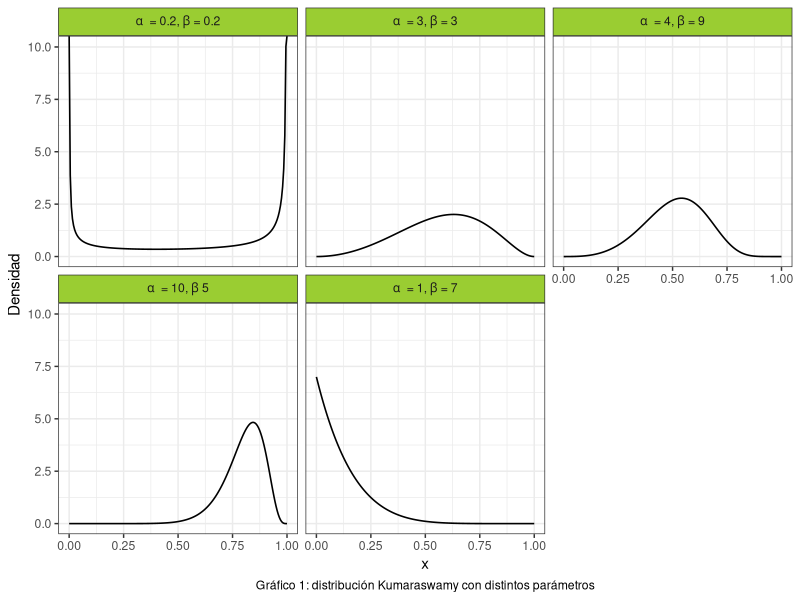
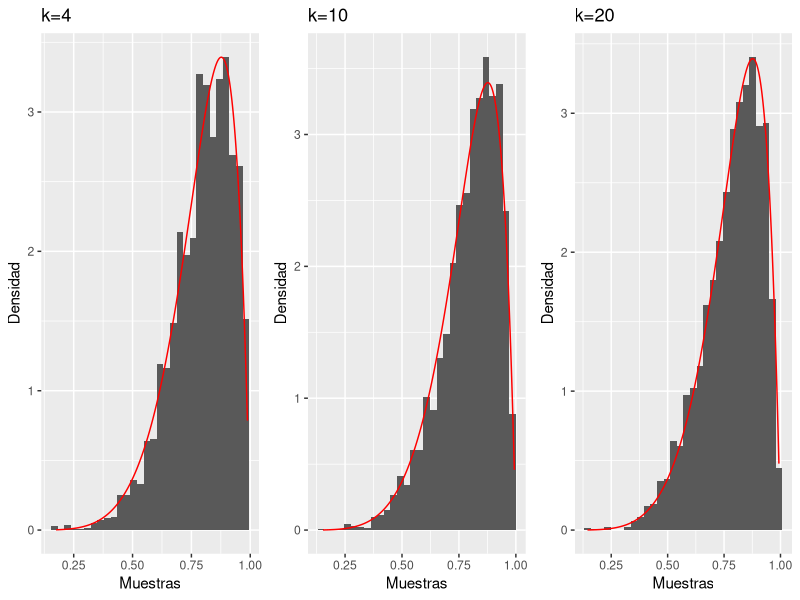
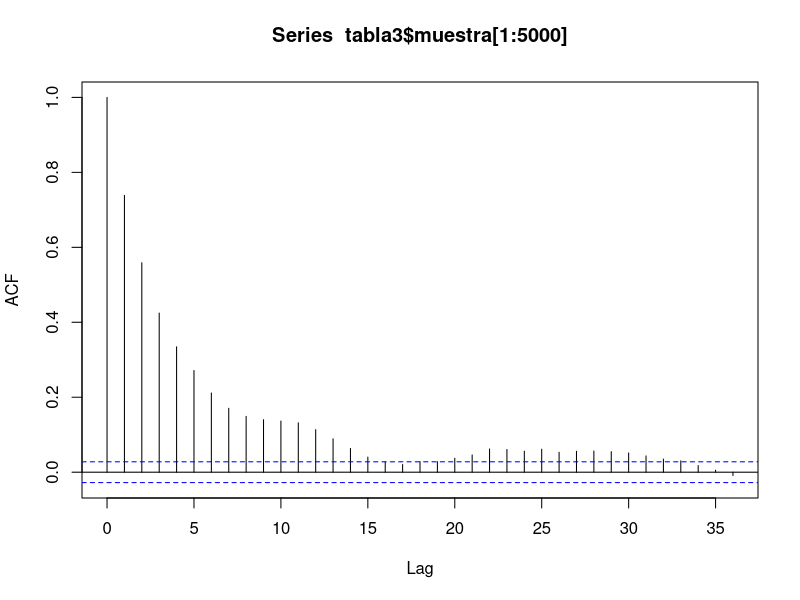
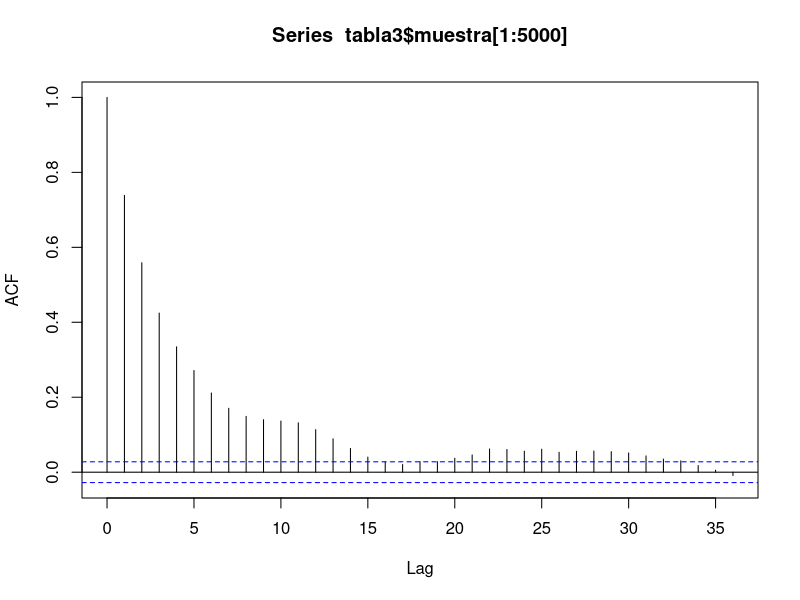
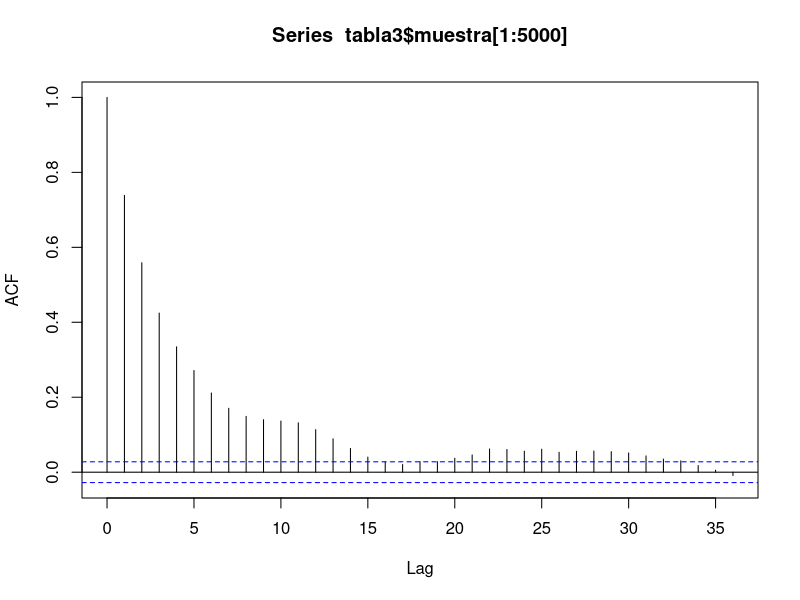
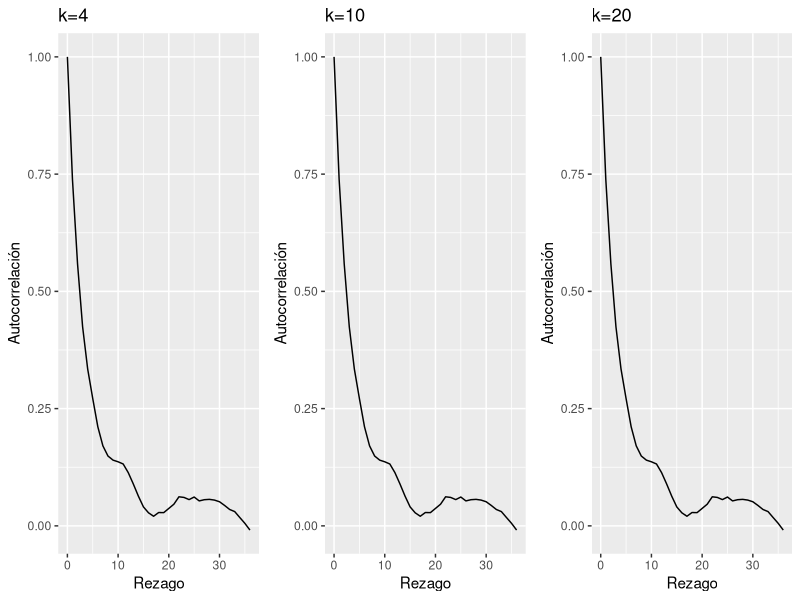

The R source for these figures, in order:
## ---- chunk 1
#Librerias
library(ggplot2)
library(dplyr)
library(gridExtra)
library(kableExtra)
library(stats)
library(mvtnorm)
set.seed(394)
## ---- chunk 2

cant_saltos <- 0

#Punto 1:
sample_mh <- function(d_objetivo, r_propuesta, d_propuesta, p_inicial, n) {
  muestras <- matrix(nrow = n, ncol = length(p_inicial))
  muestras[1, ] <- p_inicial
  
  for(i in 2:n) {
    p_actual <- muestras[i-1,]
    p_nuevo <- r_propuesta(p_actual)
    
    f_nuevo <- d_objetivo(p_nuevo)
    f_actual <- d_objetivo(p_actual)
    
    q_actual <- d_propuesta(p_actual, mean = p_nuevo)
    q_nuevo <- d_propuesta(p_nuevo, mean = p_actual)
    
    alpha <- min(1, (f_nuevo/f_actual)*(q_actual/q_nuevo))
    aceptar <- rbinom(1, 1, alpha)
    
    if(aceptar) { 
      muestras[i,] <- p_nuevo
      cant_saltos <- cant_saltos + 1
      
    } else {
      muestras[i,] <- p_actual
    }
  }
  
  if (ncol(muestras) == 1) {
    muestras <- as.vector(muestras)
  } 
  return(list(muestras=muestras,cant_saltos=cant_saltos))
}

## ---- chunk 3
#Punto 2
# Crear grilla para los valores de "x"
grid_n <- 200
x_grid <- seq(0, 1, length.out = grid_n)

kumaraswamy <- function(x, a, b){
  a*b*(x^(a-1))*((1-(x^a))^(b-1))
}

a <- c(0.2, 3, 4, 10, 1)
b <- c(0.2, 3, 9, 5, 7)

#Creamos un data frame para graficar la distribución de Kumaraswamy:

data1 <- data.frame(
  Funcion = as.factor(rep(1:5, each = grid_n)),
  Densidad = numeric(5 * grid_n),
  Grilla = rep(x_grid, times = 5)
) 

#Completamos el data frame con las densidades:
for(i in 1:5) {
    indices <- seq(from = 1 + (i - 1) * 200, to = 200 + (i - 1) * 200)
    data1$Densidad[indices] <- kumaraswamy(x_grid, a[i], b[i])
}

# Asigno etiquetas para cada función de kumaraswamy
levels(data1$Funcion) <- c(
  expression(alpha ~ " = 0.2," ~ beta ~ "= 0.2"),
  expression(alpha ~ " = 3," ~ beta ~ "= 3"),
  expression(alpha ~ " = 4," ~ beta ~ "= 9"),
  expression(alpha ~ " = 10," ~ beta ~ "5"),
  expression(alpha ~ " = 1," ~ beta ~ "= 7")
)

ggplot(data = data1, aes(x = Grilla, y = Densidad)) +
  geom_line(size = 0.55) +
  facet_wrap(~Funcion, labeller = label_parsed) +
  theme_bw() +
  labs(x = "x",
       caption = "Gráfico 1: distribución Kumaraswamy con distintos parámetros") + 
  theme(
    strip.background = element_rect(fill = "olivedrab3"),
    plot.caption = element_text(hjust = 0.5)
  )

## ---- chunk 4
#Punto 3
concentracion3 <- c(4,10,20)
tabla3 <- data.frame ( 
  concentracion = rep(concentracion3, each = 5000),
  muestra = numeric(15000)
  )
tasa3 <- numeric(3)

for (i in 1:3) {
#Funciones a usar
d_objetivo3 <- function(x) kumaraswamy(x, 6, 2)
d_propuesta3 <- function(x, mean) dbeta(x, shape1 = mean * concentracion3[i], shape2 = (1-mean) * concentracion3[i])
r_propuesta3 <- function(x) rbeta(1, shape1 = x * concentracion3[i], shape2 = (1-x) * concentracion3[i])
#Donde x hace referencia a mu
n3 <- 5000
p_inicial3 <- rbeta(1,shape1=2,shape2=2)
funcion3 <- sample_mh(d_objetivo3, r_propuesta3, d_propuesta3, p_inicial3, n3)
indices <- seq(from = 1 + (i - 1) * 5000, to = 5000 + (i - 1) * 5000)
tabla3$muestra[indices] <- funcion3$muestras

tasa3[i] <- funcion3$cant_saltos/n3
} 

#Tasa de aceptacion
tabla3_2 <- data.frame(
  Concentracion = c("4","10","20"),
  Tasa_de_aceptacion = tasa3
) %>%
  kable() %>%
  kable_styling(bootstrap_options = c("striped","hover","condensed")) %>%
  add_footnote("Pie tabla")

#Gata peluda junta
# Agrego una columna con el orden de las muestras
tabla3$orden <- rep(1:5000, times = 3)
tabla3$concentracion <- as.factor(tabla3$concentracion) 


# Gráfico con múltiples líneas
grafico3_1 <- ggplot(data = tabla3, aes(x = orden, y = muestra, group = concentracion, color = concentracion)) +
  geom_line() +
  theme_bw() +
  labs(x = "x", y = "y", color = "Group", caption = "Título grafico") +
  theme(legend.position = "top")  
  
#Trace plots
plot_trace <- function(x){
  data.frame(x = seq_along(x), y = x) %>% 
    ggplot() +
    geom_line(aes(x = x, y = y))
}

grafico3_2 <- plot_trace(tabla3$muestra[1:5000]) + labs (caption = "Titulo grafico")
grafico3_3 <- plot_trace(tabla3$muestra[5001:10000]) + labs (caption = "Titulo grafico")
grafico3_4 <- plot_trace(tabla3$muestra[10001:15000]) + labs (caption = "Titulo grafico")

#Histogramas
plot_hist <- function(x, d_objetivo3) {
  x_seq <- seq(min(x), max(x), length.out = n3)
  df_hist <- data.frame(x = x)
  df_line <- data.frame(x = x_seq, y = d_objetivo3(x_seq))
  
  ggplot(df_hist)+
    geom_histogram(aes(x = x, y =after_stat(density))) +
    geom_line(aes(x = x, y = y), data = df_line, color = "red")
}
grafico3_5 <- plot_hist(tabla3$muestra[1:5000],d_objetivo3) +
  labs (title = "k=4", x = "Muestras", y = "Densidad")
grafico3_6 <- plot_hist(tabla3$muestra[5001:10000],d_objetivo3) +
  labs (title = "k=10", x = "Muestras", y = "Densidad")
grafico3_7 <- plot_hist(tabla3$muestra[10001:15000],d_objetivo3) +
  labs (title = "k=20", x = "Muestras", y = "Densidad")

grid.arrange(grafico3_5,grafico3_6,grafico3_7,nrow=1)

#Graficos de autocorrelacion
a3 <- acf(tabla3$muestra[1:5000])

grafico3_8 <- ggplot()+
  geom_line(aes(y = a3$acf, x = a3$lag)) +
  labs (title = "k=4", x = "Rezago", y = "Autocorrelación")

b3 <- acf(tabla3$muestra[1:5000])

grafico3_9 <- ggplot()+
  geom_line(aes(y = b3$acf, x = b3$lag)) +
  labs (title = "k=10", x = "Rezago", y = "Autocorrelación")

c3 <- acf(tabla3$muestra[1:5000])

grafico3_10 <- ggplot()+
  geom_line(aes(y = c3$acf, x = c3$lag)) +
  labs (title = "k=20", x = "Rezago", y = "Autocorrelación")

grid.arrange(grafico3_8,grafico3_9,grafico3_10,nrow=1)
## ---- chunk 5
#Punto 4
muestra4_1 <- tabla3$muestra[1:5000]
muestra4_2 <- tabla3$muestra[5001:10000]
muestra4_3 <- tabla3$muestra[10001:15000]

#Calculo de la media y los percentiles 5 y 95 para X:
medias <- c(mean(muestra4_1), mean(muestra4_2), mean(muestra4_3))
percentiles <- data.frame(
  Muestra = c("1", "2", "3"),
  Percentile_5 = c(quantile(muestra4_1, prob = c(0.05)),
                  quantile(muestra4_2, prob = c(0.05)),
                  quantile(muestra4_3, prob = c(0.05))
                  ),
  Percentil_95 = c(quantile(muestra4_1, prob = c(0.95)),
                  quantile(muestra4_2, prob = c(0.95)),
                  quantile(muestra4_3, prob = c(0.95))
                  )
)

#Cálculo de la media y los percentiles 5 y 95 para logit(X):
l_m1 <- log((muestra4_1/(1-muestra4_1)))
l_m2 <- log((muestra4_2/(1-muestra4_2)))
l_m3 <- log((muestra4_3/(1-muestra4_3)))


medias_l <- c(mean(l_m1), mean(l_m2), mean(l_m3))
percentiles_l <- data.frame(
  Muestra = c("1", "2", "3"),
  Percentile_5 = c(quantile(l_m1, prob = c(0.05)),
                  quantile(l_m2, prob = c(0.05)),
                  quantile(l_m3, prob = c(0.05))
                  ),
  Percentil_95 = c(quantile(l_m1, prob = c(0.95)),
                  quantile(l_m2, prob = c(0.95)),
                  quantile(l_m3, prob = c(0.95))
                  )
)



## ---- chunk 6
#Paso 7
n7 <- 1000
d_objetivo7 <- function(x) dmvnorm(x,c(0.4,0.75),matrix(c(1.35,0.4,0.4,2.4),nrow=2))
d_propuesta7 <- function(x, mean) dmvnorm(x,mean = mean ,matrix(c(0.4,0,0,0.4),nrow=2))
r_propuesta7 <- function(x) rmvnorm(1, mean = x, sigma = matrix(c(0.4,0,0,0.4),nrow=2))
funcion7 <- sample_mh(d_objetivo7,r_propuesta7,d_propuesta7,c(0,0),n7)
muestra7 <- funcion7$muestras
